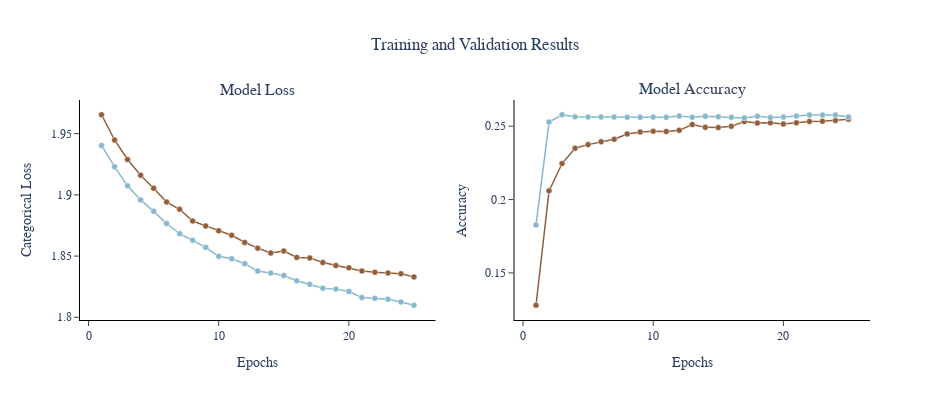

The cell this chart's notebook holds for it:
### Code cell
# Visualize Training and Validation Results

# Create Subplot
fig = make_subplots(
        rows=1, cols=2,
        subplot_titles=["Model Loss", "Model Accuracy"], 
)

# Loss Plot
loss = history.history['loss']
val_loss = history.history['val_loss']
fig.add_trace(
    go.Scatter(
        x=np.arange(1, len(loss)+1), y=loss,
        mode="markers+lines",
        marker=dict(
            color="#935d39", size=6,
            line=dict(color="White", width=0.5)
        ),
        line=dict(color="#935d39", width=1.5),
        name="Training Loss"
    ), row=1, col=1
)
fig.add_trace(
    go.Scatter(
        x=np.arange(1, len(val_loss)+1), y=val_loss,
        mode="markers+lines",
        marker=dict(
            color="#85b8cd", size=6,
            line=dict(color="White", width=0.5)
        ),
        line=dict(color="#85b8cd", width=1.5),
        name="Validation Loss"
    ), row=1, col=1
)

# Accuracy Plot
acc = history.history['accuracy']
val_acc = history.history['val_accuracy']
fig.add_trace(
    go.Scatter(
        x=np.arange(1, len(acc)+1), y=acc,
        mode="markers+lines",
        marker=dict(
            color="#935d39", size=6,
            line=dict(color="White", width=0.5)
        ),
        line=dict(color="#935d39", width=1.5),
        name="Training Accuracy"
    ), row=1, col=2
)
fig.add_trace(
    go.Scatter(
        x=np.arange(1, len(val_acc)+1), y=val_acc,
        mode="markers+lines",
        marker=dict(
            color="#85b8cd", size=6,
            line=dict(color="White", width=0.5)
        ),
        line=dict(color="#85b8cd", width=1.5),
        name="Validation Accuracy"
    ), row=1, col=2
)

# Update Axes
fig.update_xaxes(title="Epochs", linecolor="Black", ticks="outside", row=1, col=1)
fig.update_xaxes(title="Epochs", linecolor="Black", ticks="outside", row=1, col=2)
fig.update_yaxes(title="Categorical Loss", linecolor="Black", ticks="outside", row=1, col=1)
fig.update_yaxes(title="Accuracy", linecolor="Black", ticks="outside", row=1, col=2)

# Update Layout
fig.update_layout(
    title="Training and Validation Results", title_x=0.5, font_family="Cambria",
    width=950, height=400,
    showlegend=False,
    plot_bgcolor="White",
    paper_bgcolor="White"
)

# Show
fig.show(iframe_connected=True)

### Figure 1 — Plotly figure (JSON) as saved in the notebook; plotly's stock layout.template omitted (floating-point values rounded to 4 significant figures)
{"data": [{"line": {"color": "#935d39", "width": 1.5}, "marker": {"color": "#935d39", "line": {"color": "White", "width": 0.5}, "size": 6}, "mode": "markers+lines", "name": "Training Loss", "type": "scatter", "x": [1, 2, 3, 4, 5, 6, 7, 8, 9, 10, 11, 12, 13, 14, 15, 16, 17, 18, 19, 20, 21, 22, 23, 24, 25], "xaxis": "x", "y": [1.965, 1.945, 1.929, 1.916, 1.905, 1.894, 1.888, 1.879, 1.875, 1.871, 1.867, 1.861, 1.856, 1.853, 1.854, 1.849, 1.849, 1.845, 1.842, 1.84, 1.838, 1.837, 1.836, 1.836, 1.833], "yaxis": "y"}, {"line": {"color": "#85b8cd", "width": 1.5}, "marker": {"color": "#85b8cd", "line": {"color": "White", "width": 0.5}, "size": 6}, "mode": "markers+lines", "name": "Validation Loss", "type": "scatter", "x": [1, 2, 3, 4, 5, 6, 7, 8, 9, 10, 11, 12, 13, 14, 15, 16, 17, 18, 19, 20, 21, 22, 23, 24, 25], "xaxis": "x", "y": [1.94, 1.923, 1.907, 1.896, 1.887, 1.877, 1.868, 1.863, 1.857, 1.85, 1.848, 1.844, 1.838, 1.836, 1.834, 1.83, 1.827, 1.824, 1.823, 1.821, 1.816, 1.816, 1.815, 1.812, 1.81], "yaxis": "y"}, {"line": {"color": "#935d39", "width": 1.5}, "marker": {"color": "#935d39", "line": {"color": "White", "width": 0.5}, "size": 6}, "mode": "markers+lines", "name": "Training Accuracy", "type": "scatter", "x": [1, 2, 3, 4, 5, 6, 7, 8, 9, 10, 11, 12, 13, 14, 15, 16, 17, 18, 19, 20, 21, 22, 23, 24, 25], "xaxis": "x2", "y": [0.1279, 0.2059, 0.2246, 0.235, 0.2375, 0.2394, 0.2411, 0.2447, 0.246, 0.2466, 0.2464, 0.2472, 0.2511, 0.2492, 0.2491, 0.2499, 0.2532, 0.2521, 0.2524, 0.2515, 0.2523, 0.2533, 0.2534, 0.2539, 0.2547], "yaxis": "y2"}, {"line": {"color": "#85b8cd", "width": 1.5}, "marker": {"color": "#85b8cd", "line": {"color": "White", "width": 0.5}, "size": 6}, "mode": "markers+lines", "name": "Validation Accuracy", "type": "scatter", "x": [1, 2, 3, 4, 5, 6, 7, 8, 9, 10, 11, 12, 13, 14, 15, 16, 17, 18, 19, 20, 21, 22, 23, 24, 25], "xaxis": "x2", "y": [0.1827, 0.2528, 0.2578, 0.2564, 0.2562, 0.2562, 0.2562, 0.256, 0.256, 0.2562, 0.256, 0.2569, 0.256, 0.2567, 0.2564, 0.256, 0.2557, 0.2567, 0.2559, 0.2562, 0.2569, 0.2576, 0.2576, 0.2576, 0.2562], "yaxis": "y2"}], "layout": {"annotations": [{"font": {"size": 16}, "showarrow": false, "text": "Model Loss", "x": 0.225, "xanchor": "center", "xref": "paper", "y": 1, "yanchor": "bottom", "yref": "paper"}, {"font": {"size": 16}, "showarrow": false, "text": "Model Accuracy", "x": 0.775, "xanchor": "center", "xref": "paper", "y": 1, "yanchor": "bottom", "yref": "paper"}], "font": {"family": "Cambria"}, "height": 400, "paper_bgcolor": "White", "plot_bgcolor": "White", "showlegend": false, "title": {"text": "Training and Validation Results", "x": 0.5}, "width": 950, "xaxis": {"anchor": "y", "domain": [0, 0.45], "linecolor": "Black", "ticks": "outside", "title": {"text": "Epochs"}}, "xaxis2": {"anchor": "y2", "domain": [0.55, 1], "linecolor": "Black", "ticks": "outside", "title": {"text": "Epochs"}}, "yaxis": {"anchor": "x", "domain": [0, 1], "linecolor": "Black", "ticks": "outside", "title": {"text": "Categorical Loss"}}, "yaxis2": {"anchor": "x2", "domain": [0, 1], "linecolor": "Black", "ticks": "outside", "title": {"text": "Accuracy"}}}}
